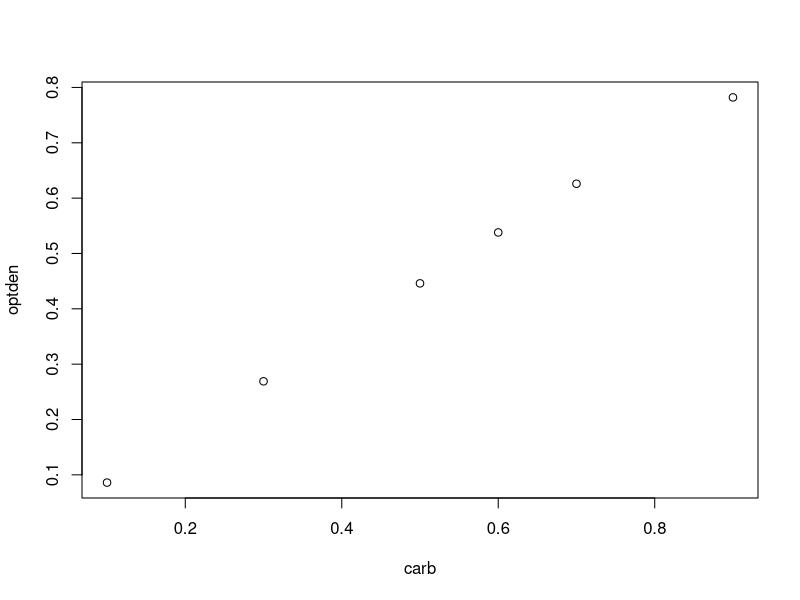
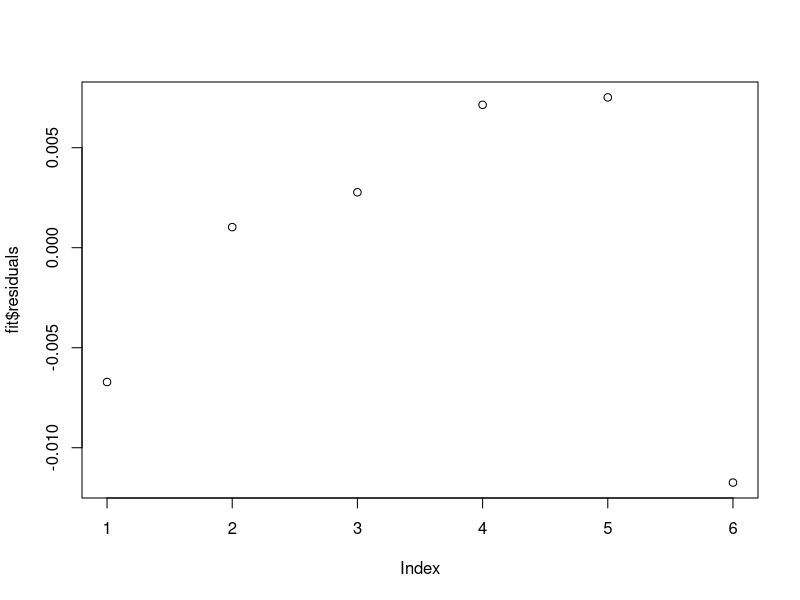

Recreate these plots in R, in order.
Formaldehyde
plot(Formaldehyde)
fit = lm(optden ~., data = Formaldehyde)
summary(fit)
plot(fit$residuals)
summary(fit)$coefficients[,1]
resid = fit$residuals
